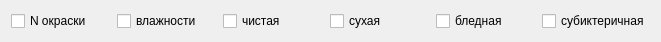
     <widget class="QWidget" name="layoutWidget">
      <property name="geometry">
       <rect>
        <x>230</x>
        <y>650</y>
        <width>661</width>
        <height>24</height>
       </rect>
      </property>
      <layout class="QHBoxLayout" name="horizontalLayout_8">
       <item>
        <widget class="QCheckBox" name="checkBox">
         <property name="text">
          <string>N окраски</string>
         </property>
        </widget>
       </item>
       <item>
        <widget class="QCheckBox" name="checkBox_58">
         <property name="text">
          <string>влажности</string>
         </property>
        </widget>
       </item>
       <item>
        <widget class="QCheckBox" name="checkBox_62">
         <property name="text">
          <string>чистая</string>
         </property>
        </widget>
       </item>
       <item>
        <widget class="QCheckBox" name="checkBox_59">
         <property name="text">
          <string>сухая</string>
         </property>
        </widget>
       </item>
       <item>
        <widget class="QCheckBox" name="checkBox_61">
         <property name="text">
          <string>бледная</string>
         </property>
        </widget>
       </item>
       <item>
        <widget class="QCheckBox" name="checkBox_60">
         <property name="text">
          <string>субиктеричная</string>
         </property>
        </widget>
       </item>
      </layout>
     </widget>
